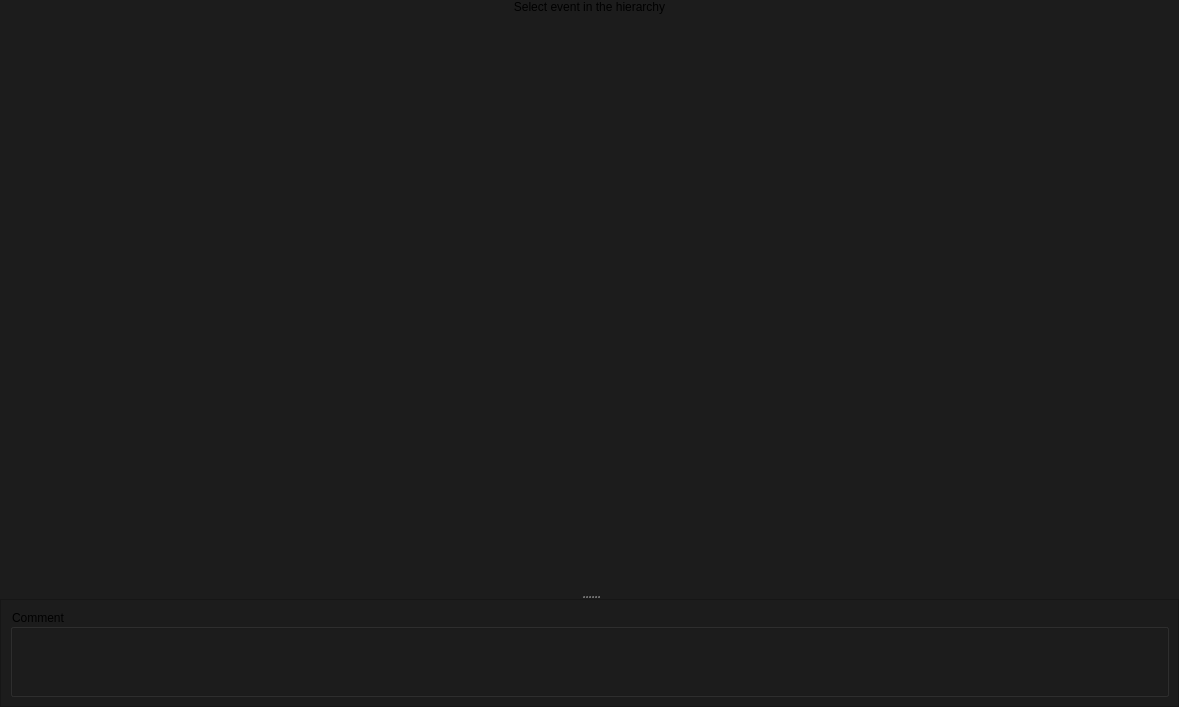
<?xml version="1.0" encoding="UTF-8"?>
<ui version="4.0">
 <class>MainWindow</class>
 <widget class="QMainWindow" name="MainWindow">
  <property name="geometry">
   <rect>
    <x>0</x>
    <y>0</y>
    <width>1179</width>
    <height>707</height>
   </rect>
  </property>
  <property name="windowTitle">
   <string>MainWindow</string>
  </property>
  <property name="styleSheet">
   <string notr="true">background-color: #1C1C1C;</string>
  </property>
  <widget class="QWidget" name="centralwidget">
   <layout class="QVBoxLayout" name="verticalLayout_3">
    <property name="leftMargin">
     <number>0</number>
    </property>
    <property name="topMargin">
     <number>0</number>
    </property>
    <property name="rightMargin">
     <number>0</number>
    </property>
    <property name="bottomMargin">
     <number>0</number>
    </property>
    <item>
     <widget class="QSplitter" name="splitter">
      <property name="baseSize">
       <size>
        <width>0</width>
        <height>-14428</height>
       </size>
      </property>
      <property name="orientation">
       <enum>Qt::Orientation::Vertical</enum>
      </property>
      <widget class="QScrollArea" name="scrollArea">
       <property name="focusPolicy">
        <enum>Qt::FocusPolicy::NoFocus</enum>
       </property>
       <property name="styleSheet">
        <string notr="true">QScrollArea {
    border: 0px solid black;
}</string>
       </property>
       <property name="lineWidth">
        <number>0</number>
       </property>
       <property name="verticalScrollBarPolicy">
        <enum>Qt::ScrollBarPolicy::ScrollBarAsNeeded</enum>
       </property>
       <property name="widgetResizable">
        <bool>true</bool>
       </property>
       <widget class="QWidget" name="scrollAreaWidgetContents">
        <property name="geometry">
         <rect>
          <x>0</x>
          <y>0</y>
          <width>1179</width>
          <height>427</height>
         </rect>
        </property>
        <property name="styleSheet">
         <string notr="true">QWidget: {
	border: 0px;
}</string>
        </property>
        <layout class="QVBoxLayout" name="verticalLayout_17">
         <property name="spacing">
          <number>0</number>
         </property>
         <property name="leftMargin">
          <number>0</number>
         </property>
         <property name="topMargin">
          <number>0</number>
         </property>
         <property name="rightMargin">
          <number>0</number>
         </property>
         <property name="bottomMargin">
          <number>0</number>
         </property>
         <item>
          <layout class="QVBoxLayout" name="properties_layout">
           <item>
            <widget class="QLabel" name="properties_placeholder">
             <property name="text">
              <string>Select event in the hierarchy</string>
             </property>
             <property name="alignment">
              <set>Qt::AlignmentFlag::AlignCenter</set>
             </property>
            </widget>
           </item>
           <item>
            <widget class="QFrame" name="properties_spacer">
             <property name="styleSheet">
              <string notr="true">color:#bbb;
border: none;</string>
             </property>
             <property name="frameShape">
              <enum>QFrame::Shape::StyledPanel</enum>
             </property>
             <property name="frameShadow">
              <enum>QFrame::Shadow::Raised</enum>
             </property>
             <layout class="QVBoxLayout" name="verticalLayout_4">
              <item>
               <spacer name="verticalSpacer">
                <property name="orientation">
                 <enum>Qt::Orientation::Vertical</enum>
                </property>
                <property name="sizeType">
                 <enum>QSizePolicy::Policy::Preferred</enum>
                </property>
                <property name="sizeHint" stdset="0">
                 <size>
                  <width>20</width>
                  <height>655</height>
                 </size>
                </property>
               </spacer>
              </item>
             </layout>
            </widget>
           </item>
          </layout>
         </item>
        </layout>
       </widget>
      </widget>
      <widget class="QFrame" name="CommetSeciton">
       <property name="frameShape">
        <enum>QFrame::Shape::StyledPanel</enum>
       </property>
       <property name="frameShadow">
        <enum>QFrame::Shadow::Raised</enum>
       </property>
       <layout class="QHBoxLayout" name="horizontalLayout_3">
        <item>
         <widget class="QSplitter" name="splitter_2">
          <property name="orientation">
           <enum>Qt::Orientation::Horizontal</enum>
          </property>
          <widget class="QGroupBox" name="groupBox_2">
           <property name="title">
            <string>Comment</string>
           </property>
           <layout class="QHBoxLayout" name="horizontalLayout"/>
          </widget>
         </widget>
        </item>
       </layout>
      </widget>
     </widget>
    </item>
   </layout>
  </widget>
  <action name="actionCreateNewsmartprop">
   <property name="icon">
    <iconset resource="../resources.qrc">
     <normaloff>:/valve_common/icons/tools/common/new.png</normaloff>:/valve_common/icons/tools/common/new.png</iconset>
   </property>
   <property name="text">
    <string>CreateNewsmartprop</string>
   </property>
   <property name="menuRole">
    <enum>QAction::MenuRole::NoRole</enum>
   </property>
  </action>
  <action name="actionOpen_from_Explorer">
   <property name="icon">
    <iconset resource="../resources.qrc">
     <normaloff>:/valve_common/icons/tools/common/open.png</normaloff>:/valve_common/icons/tools/common/open.png</iconset>
   </property>
   <property name="text">
    <string>Open as</string>
   </property>
  </action>
  <action name="actionSave_as">
   <property name="icon">
    <iconset resource="../resources.qrc">
     <normaloff>:/valve_common/icons/tools/common/save_all.png</normaloff>:/valve_common/icons/tools/common/save_all.png</iconset>
   </property>
   <property name="text">
    <string>Save as</string>
   </property>
  </action>
  <action name="actionSave_current_file">
   <property name="icon">
    <iconset resource="../resources.qrc">
     <normaloff>:/valve_common/icons/tools/common/save.png</normaloff>:/valve_common/icons/tools/common/save.png</iconset>
   </property>
   <property name="text">
    <string>Save</string>
   </property>
  </action>
  <action name="actionRecompile_file">
   <property name="icon">
    <iconset resource="../resources.qrc">
     <normaloff>:/valve_common/icons/tools/common/options_activated.png</normaloff>:/valve_common/icons/tools/common/options_activated.png</iconset>
   </property>
   <property name="text">
    <string>Recompile file</string>
   </property>
  </action>
  <action name="actionRecompile_all_in_addon">
   <property name="icon">
    <iconset resource="../resources.qrc">
     <normaloff>:/valve_common/icons/tools/common/options_activated.png</normaloff>:/valve_common/icons/tools/common/options_activated.png</iconset>
   </property>
   <property name="text">
    <string>Recompile all in addon</string>
   </property>
  </action>
  <action name="actionConvert_all_vsmart_file_to_vdata">
   <property name="icon">
    <iconset resource="../resources.qrc">
     <normaloff>:/valve_common/icons/tools/common/move_to_changelist.png</normaloff>:/valve_common/icons/tools/common/move_to_changelist.png</iconset>
   </property>
   <property name="text">
    <string>Convert all vsmart file to vdata</string>
   </property>
   <property name="toolTip">
    <string>Convert all to data</string>
   </property>
  </action>
  <action name="actionFormat_serttings">
   <property name="icon">
    <iconset resource="../resources.qrc">
     <normaloff>:/valve_common/icons/tools/common/setting.png</normaloff>:/valve_common/icons/tools/common/setting.png</iconset>
   </property>
   <property name="text">
    <string>Format serttings</string>
   </property>
  </action>
 </widget>
 <resources>
  <include location="../resources.qrc"/>
 </resources>
 <connections/>
</ui>
